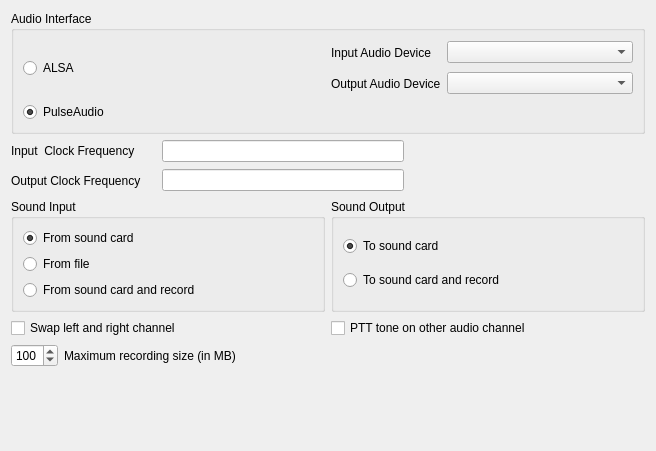
<?xml version="1.0" encoding="UTF-8"?>
<ui version="4.0">
 <class>soundConfig</class>
 <widget class="QWidget" name="soundConfig">
  <property name="geometry">
   <rect>
    <x>0</x>
    <y>0</y>
    <width>656</width>
    <height>451</height>
   </rect>
  </property>
  <property name="windowTitle">
   <string>Form</string>
  </property>
  <layout class="QVBoxLayout" name="verticalLayout_4">
   <item>
    <widget class="QGroupBox" name="groupBox_3">
     <property name="title">
      <string>Audio Interface</string>
     </property>
     <layout class="QVBoxLayout" name="verticalLayout_3">
      <item>
       <layout class="QHBoxLayout" name="horizontalLayout_4">
        <item>
         <widget class="QRadioButton" name="alsaRadioButton">
          <property name="text">
           <string>ALSA</string>
          </property>
         </widget>
        </item>
        <item>
         <layout class="QGridLayout" name="gridLayout_2">
          <item row="0" column="0">
           <widget class="QLabel" name="inputAudioDeviceLabel">
            <property name="sizePolicy">
             <sizepolicy hsizetype="Fixed" vsizetype="Fixed">
              <horstretch>0</horstretch>
              <verstretch>0</verstretch>
             </sizepolicy>
            </property>
            <property name="minimumSize">
             <size>
              <width>0</width>
              <height>25</height>
             </size>
            </property>
            <property name="text">
             <string>Input Audio Device</string>
            </property>
            <property name="wordWrap">
             <bool>false</bool>
            </property>
           </widget>
          </item>
          <item row="0" column="1">
           <widget class="QComboBox" name="inputPCMNameComboBox"/>
          </item>
          <item row="1" column="0">
           <widget class="QLabel" name="outputAudioDeviceLabel">
            <property name="sizePolicy">
             <sizepolicy hsizetype="Fixed" vsizetype="Fixed">
              <horstretch>0</horstretch>
              <verstretch>0</verstretch>
             </sizepolicy>
            </property>
            <property name="minimumSize">
             <size>
              <width>0</width>
              <height>25</height>
             </size>
            </property>
            <property name="text">
             <string>Output Audio Device</string>
            </property>
            <property name="wordWrap">
             <bool>false</bool>
            </property>
           </widget>
          </item>
          <item row="1" column="1">
           <widget class="QComboBox" name="outputPCMNameComboBox"/>
          </item>
         </layout>
        </item>
       </layout>
      </item>
      <item>
       <widget class="QRadioButton" name="pulseRadioButton">
        <property name="text">
         <string>PulseAudio</string>
        </property>
        <property name="checked">
         <bool>true</bool>
        </property>
       </widget>
      </item>
     </layout>
    </widget>
   </item>
   <item>
    <layout class="QGridLayout" name="gridLayout">
     <item row="0" column="0">
      <widget class="QLabel" name="inputClockLabel">
       <property name="sizePolicy">
        <sizepolicy hsizetype="Fixed" vsizetype="Fixed">
         <horstretch>0</horstretch>
         <verstretch>0</verstretch>
        </sizepolicy>
       </property>
       <property name="minimumSize">
        <size>
         <width>145</width>
         <height>0</height>
        </size>
       </property>
       <property name="text">
        <string>Input  Clock Frequency</string>
       </property>
       <property name="wordWrap">
        <bool>false</bool>
       </property>
      </widget>
     </item>
     <item row="0" column="1">
      <layout class="QHBoxLayout" name="horizontalLayout_2">
       <item>
        <widget class="QLineEdit" name="inputClockLineEdit"/>
       </item>
       <item>
        <spacer name="horizontalSpacer_2">
         <property name="orientation">
          <enum>Qt::Horizontal</enum>
         </property>
         <property name="sizeHint" stdset="0">
          <size>
           <width>40</width>
           <height>20</height>
          </size>
         </property>
        </spacer>
       </item>
      </layout>
     </item>
     <item row="1" column="0">
      <widget class="QLabel" name="outputClockLabel">
       <property name="sizePolicy">
        <sizepolicy hsizetype="Fixed" vsizetype="Fixed">
         <horstretch>0</horstretch>
         <verstretch>0</verstretch>
        </sizepolicy>
       </property>
       <property name="minimumSize">
        <size>
         <width>0</width>
         <height>25</height>
        </size>
       </property>
       <property name="text">
        <string>Output Clock Frequency</string>
       </property>
       <property name="wordWrap">
        <bool>false</bool>
       </property>
      </widget>
     </item>
     <item row="1" column="1">
      <layout class="QHBoxLayout" name="horizontalLayout_3">
       <item>
        <widget class="QLineEdit" name="outputClockLineEdit"/>
       </item>
       <item>
        <spacer name="horizontalSpacer">
         <property name="orientation">
          <enum>Qt::Horizontal</enum>
         </property>
         <property name="sizeHint" stdset="0">
          <size>
           <width>40</width>
           <height>20</height>
          </size>
         </property>
        </spacer>
       </item>
      </layout>
     </item>
    </layout>
   </item>
   <item>
    <layout class="QHBoxLayout" name="horizontalLayout">
     <item>
      <widget class="QGroupBox" name="groupBox">
       <property name="title">
        <string>Sound Input</string>
       </property>
       <layout class="QVBoxLayout" name="verticalLayout">
        <item>
         <widget class="QRadioButton" name="inFromCard">
          <property name="text">
           <string>From sound card</string>
          </property>
          <property name="checked">
           <bool>true</bool>
          </property>
         </widget>
        </item>
        <item>
         <widget class="QRadioButton" name="inFromFile">
          <property name="text">
           <string>From file</string>
          </property>
         </widget>
        </item>
        <item>
         <widget class="QRadioButton" name="inRecordFromCard">
          <property name="text">
           <string>From sound card and record</string>
          </property>
         </widget>
        </item>
       </layout>
      </widget>
     </item>
     <item>
      <widget class="QGroupBox" name="groupBox_2">
       <property name="title">
        <string>Sound Output</string>
       </property>
       <layout class="QVBoxLayout" name="verticalLayout_2">
        <item>
         <widget class="QRadioButton" name="outToCard">
          <property name="text">
           <string>To sound card</string>
          </property>
          <property name="checked">
           <bool>true</bool>
          </property>
         </widget>
        </item>
        <item>
         <widget class="QRadioButton" name="outRecord">
          <property name="text">
           <string>To sound card and record</string>
          </property>
         </widget>
        </item>
       </layout>
      </widget>
     </item>
    </layout>
   </item>
   <item>
    <layout class="QHBoxLayout" name="horizontalLayout_5">
     <item>
      <widget class="QCheckBox" name="swapChannelCheckBox">
       <property name="text">
        <string>Swap left and right channel</string>
       </property>
      </widget>
     </item>
     <item>
      <widget class="QCheckBox" name="pttToneCheckBox">
       <property name="text">
        <string>PTT tone on other audio channel</string>
       </property>
      </widget>
     </item>
    </layout>
   </item>
   <item>
    <layout class="QHBoxLayout" name="_5">
     <item>
      <widget class="QSpinBox" name="mbSpinBox">
       <property name="minimum">
        <number>1</number>
       </property>
       <property name="maximum">
        <number>999</number>
       </property>
       <property name="singleStep">
        <number>5</number>
       </property>
       <property name="value">
        <number>100</number>
       </property>
      </widget>
     </item>
     <item>
      <widget class="QLabel" name="textLabel1">
       <property name="text">
        <string>Maximum recording size (in MB)</string>
       </property>
       <property name="wordWrap">
        <bool>false</bool>
       </property>
      </widget>
     </item>
     <item>
      <spacer name="hspacer">
       <property name="orientation">
        <enum>Qt::Horizontal</enum>
       </property>
       <property name="sizeType">
        <enum>QSizePolicy::Expanding</enum>
       </property>
       <property name="sizeHint" stdset="0">
        <size>
         <width>51</width>
         <height>20</height>
        </size>
       </property>
      </spacer>
     </item>
    </layout>
   </item>
   <item>
    <spacer name="verticalSpacer">
     <property name="orientation">
      <enum>Qt::Vertical</enum>
     </property>
     <property name="sizeHint" stdset="0">
      <size>
       <width>20</width>
       <height>25</height>
      </size>
     </property>
    </spacer>
   </item>
  </layout>
 </widget>
 <resources/>
 <connections/>
</ui>
